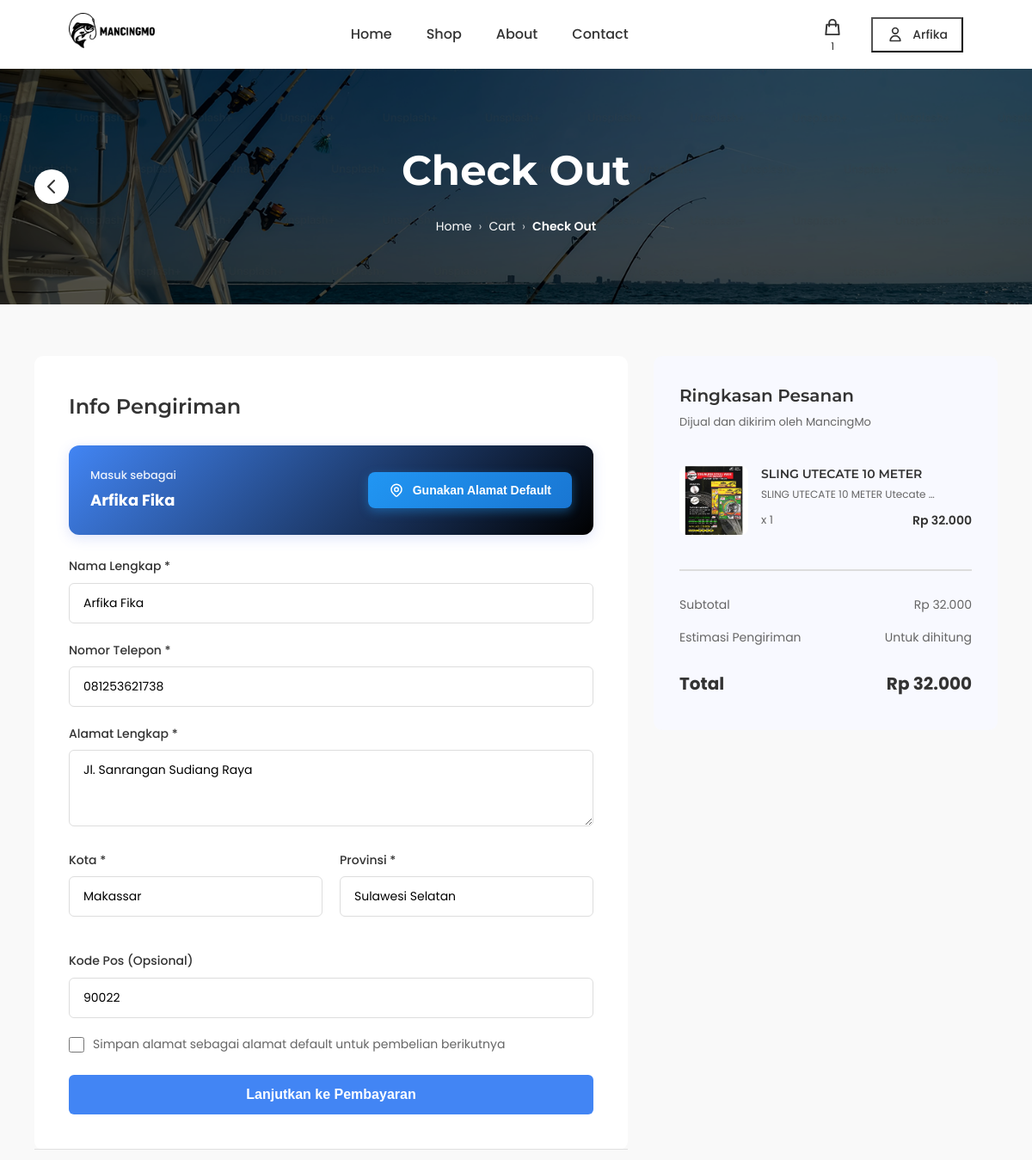
/checkout/ (signed in, upper part), run on an earlier commit of the app's database.
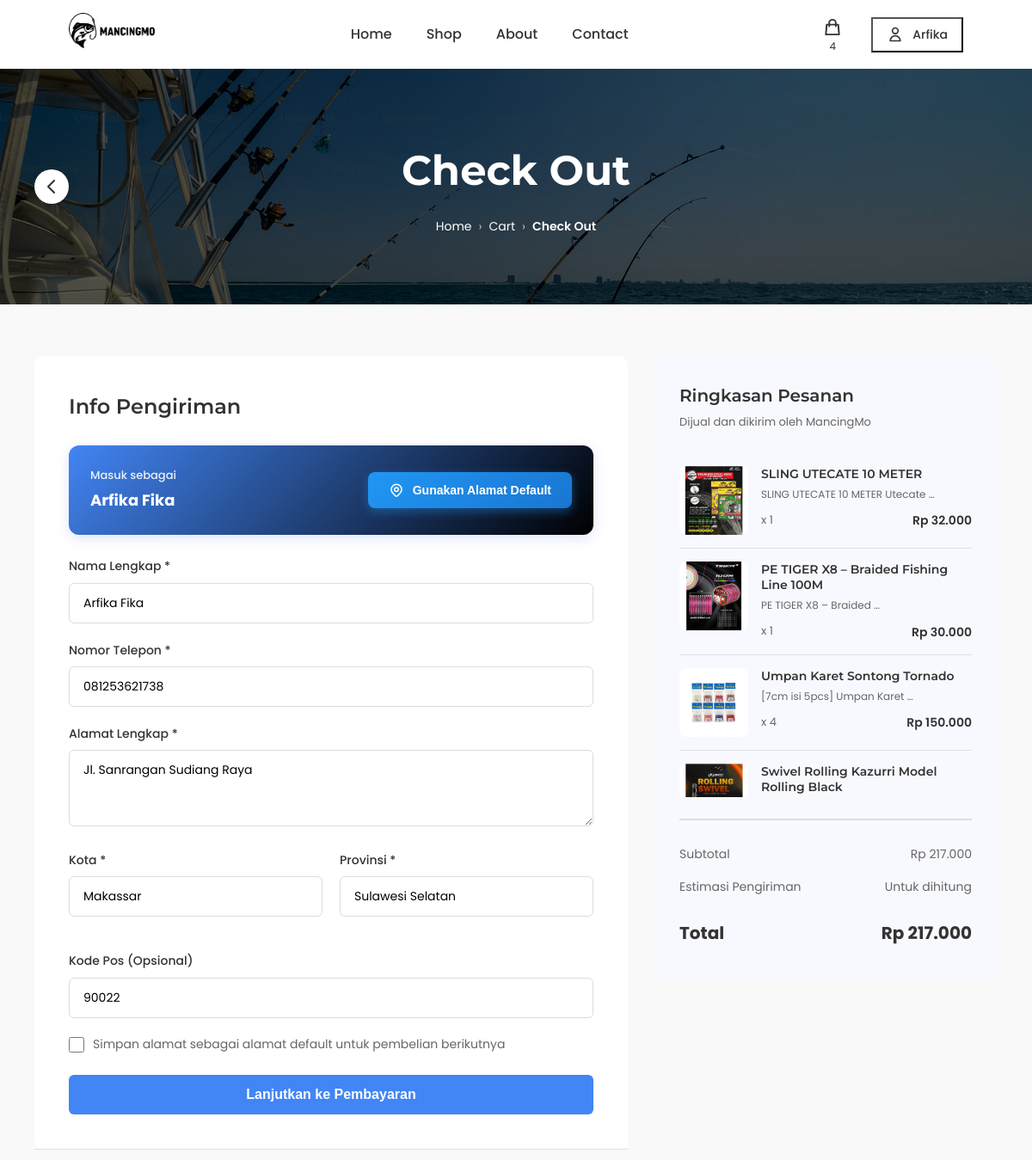
And on a later commit of the database.
### products/models.py (models this page shows, shortened)
class Cart(models.Model):
    user = models.OneToOneField(User, on_delete=models.CASCADE, related_name='cart', verbose_name="Pengguna")
    created_at = models.DateTimeField(auto_now_add=True, verbose_name="Dibuat Pada")
    updated_at = models.DateTimeField(auto_now=True, verbose_name="Diperbarui Pada")
    class Meta:
        verbose_name = "Keranjang"
        verbose_name_plural = "Keranjang"
        app_label = 'products'
    @property
    def total_price(self):
        return sum(item.subtotal for item in self.items.all())
    @property
    def unique_items_count(self):
        return self.items.count()
    def get_total(self):
        return self.total_price
    def get_unique_items_count(self):
        return self.unique_items_count

class CartItem(models.Model):
    cart = models.ForeignKey(Cart, on_delete=models.CASCADE, related_name='items', verbose_name="Keranjang")
    product = models.ForeignKey(Product, on_delete=models.CASCADE, verbose_name="Produk")
    quantity = models.IntegerField(default=1, verbose_name="Jumlah")
    added_at = models.DateTimeField(auto_now_add=True, verbose_name="Ditambahkan Pada")
    class Meta:
        verbose_name = "Item Keranjang"
        verbose_name_plural = "Item Keranjang"
        unique_together = ('cart', 'product')
    @property
    def subtotal(self):
        return self.product.price * self.quantity
    def get_subtotal(self):
        return self.subtotal

class Product(models.Model):
    name = models.CharField(max_length=300, verbose_name="Nama Produk")
    slug = models.SlugField(unique=True, blank=True, verbose_name="Slug")
    description = models.TextField(verbose_name="Deskripsi")
    price = models.DecimalField(max_digits=10, decimal_places=0, verbose_name="Harga")
    category = models.ForeignKey(Category, on_delete=models.CASCADE, related_name='products', verbose_name="Kategori")
    stock = models.IntegerField(default=0, verbose_name="Stok")
    image = models.ImageField(upload_to='products/', blank=True, null=True, verbose_name="Gambar")
    is_active = models.BooleanField(default=True, verbose_name="Aktif")
    featured = models.BooleanField(default=False, verbose_name="Unggulan")
    created_at = models.DateTimeField(auto_now_add=True, verbose_name="Dibuat Pada")
    updated_at = models.DateTimeField(auto_now=True, verbose_name="Diperbarui Pada")
    class Meta:
        verbose_name = "Produk"
        verbose_name_plural = "Produk"
        ordering = ['-created_at']
        app_label = 'products'
    def get_main_image(self):
        first_image = self.images.first()
        if first_image:
            return first_image.image.url
        if self.image:
            return self.image.url
        return None

### products/views.py (the view, shortened to what this page needs)
# urls.py: path('checkout/', views.checkout, name='checkout'),
@login_required
def checkout(request):
    cart = get_object_or_404(Cart, user=request.user)
    if not cart.items.exists():
        messages.error(request, 'Keranjang Anda kosong!')
        return redirect('cart')
    user_profile, created = UserProfile.objects.get_or_create(user=request.user)
    default_address = ShippingAddress.objects.filter(user=request.user, is_default=True).first()
    shipping_cost = Decimal('10000')
    context = {
        'cart': cart,
        'cart_items': cart.items.all(),
        'user_profile': user_profile,  # ✅ TAMBAHAN BARU
        'default_address': default_address,
        'shipping_cost': shipping_cost,
        'total': cart.get_total() + shipping_cost,
    }
    return render(request, 'checkout.html', context)

### templates/checkout.html (shortened to what the changed rows need)
{% extends 'base.html' %}
{% load static %}
{% block extra_css %}
<link rel="stylesheet" href="{% static 'css/checkout.css' %}">
{% endblock %}
{% block content %}
<section class="checkout-hero">
    <div class="container">
        <h1 class="page-title">Check Out</h1>
    </div>
</section>
<section class="checkout-content">
    <div class="container">
        <div class="checkout-grid">
            <div class="checkout-left">
                <form method="POST" id="checkoutForm">
                    <div class="checkout-section">
                        <h2 class="section-title">Info Pengiriman</h2>
                        <div class="login-status">
                            <div>
                                <p class="status-text">Masuk sebagai</p>
                                <p class="status-value">{{ user.first_name }} {{ user.last_name }}</p>
                            </div>
                        </div>
                    </div>
                </form>
            </div>
            <div class="checkout-right">
                <div class="order-summary">
                    <h2 class="summary-title">Ringkasan Pesanan</h2>
                    <div class="order-items">
                        {% for item in cart_items %}
                        <div class="order-item">
                            <div class="item-image">
                                {% if item.product.get_main_image %}
                                <img src="{{ item.product.get_main_image }}" alt="{{ item.product.name }}">
                                {% else %}
                                <div class="no-image">No Image</div>
                                {% endif %}
                            </div>
                            <div class="item-details">
                                <h3 class="item-name">{{ item.product.name }}</h3>
                                <p class="item-spec">{{ item.product.description|truncatewords:5 }}</p>
                                <div class="item-footer">
                                    <span class="item-quantity">x {{ item.quantity }}</span>
                                    <span class="item-price">Rp {{ item.get_subtotal|floatformat:0 }}</span>
                                </div>
                            </div>
                        </div>
                        {% endfor %}
                    </div>
                    <div class="summary-totals">
                        <div class="total-row">
                            <span>Subtotal</span>
                            <span>Rp {{ cart.get_total|floatformat:0 }}</span>
                        </div>
                        <div class="total-row final">
                            <span>Total</span>
                            <span>Rp {{ cart.get_total|floatformat:0 }}</span>
                        </div>
                    </div>
                </div>
            </div>
        </div>
    </div>
</section>
{% endblock %}

### templates/includes/header.html (shortened to what this page needs)
{% load static %}
<nav>
    <div class="logo">
        <a href="{% url 'home' %}">
            <img src="{% static 'image/logo mancingmo.png' %}" alt="MancingMo Logo">
        </a>
    </div>
    <ul class="nav-links">
        <li><a href="{% url 'home' %}">Home</a></li>
        <li><a href="{% url 'shop' %}">Shop</a></li>
        <li><a href="{% url 'about' %}">About</a></li>
        <li><a href="{% url 'contact' %}">Contact</a></li>
    </ul>
    <div class="nav-icons">
        <a href="{% url 'cart' %}" class="icon-link cart-icon-wrapper">
            <svg fill="none" stroke="currentColor" viewBox="0 0 24 24">
                <path stroke-linecap="round" stroke-linejoin="round" stroke-width="2" d="M16 11V7a4 4 0 00-8 0v4M5 9h14l1 12H4L5 9z"/>
            </svg>
            {% if user.is_authenticated %}
            <span class="cart-badge" id="cartBadge">
                {% if user.cart.get_unique_items_count > 0 %}{{ user.cart.get_unique_items_count }}{% endif %}
            </span>
            {% endif %}
        </a>
        {% if user.is_authenticated %}
        <div class="user-menu">
            <button class="user-btn">
                <svg fill="none" stroke="currentColor" viewBox="0 0 24 24">
                    <path stroke-linecap="round" stroke-linejoin="round" stroke-width="2" d="M16 7a4 4 0 11-8 0 4 4 0 018 0zM12 14a7 7 0 00-7 7h14a7 7 0 00-7-7z"/>
                </svg>
                <span class="user-name">{{ user.first_name|default:user.username }}</span>
            </button>
        </div>
        {% endif %}
    </div>
</nav>

What changed in the data, as far as the page shows it:
added CartItem: product.get_main_image (picture), product.name "PE TIGER X8 – Braided Fishing Line 100M", product.description "PE TIGER X8 – Braided …", quantity "1", get_subtotal "30.000"
added CartItem: product.get_main_image (picture), product.name "Umpan Karet Sontong Tornado", product.description "[7cm isi 5pcs] Umpan Karet …", quantity "4", get_subtotal "150.000"
added CartItem: product.get_main_image (picture), product.name "Swivel Rolling Kazurri Model Rolling Black"
computed for Cart: get_total "32.000" → "217.000"
Also different on the page:
{{ user.cart.get_unique_items_count }}: "1" → "4"
